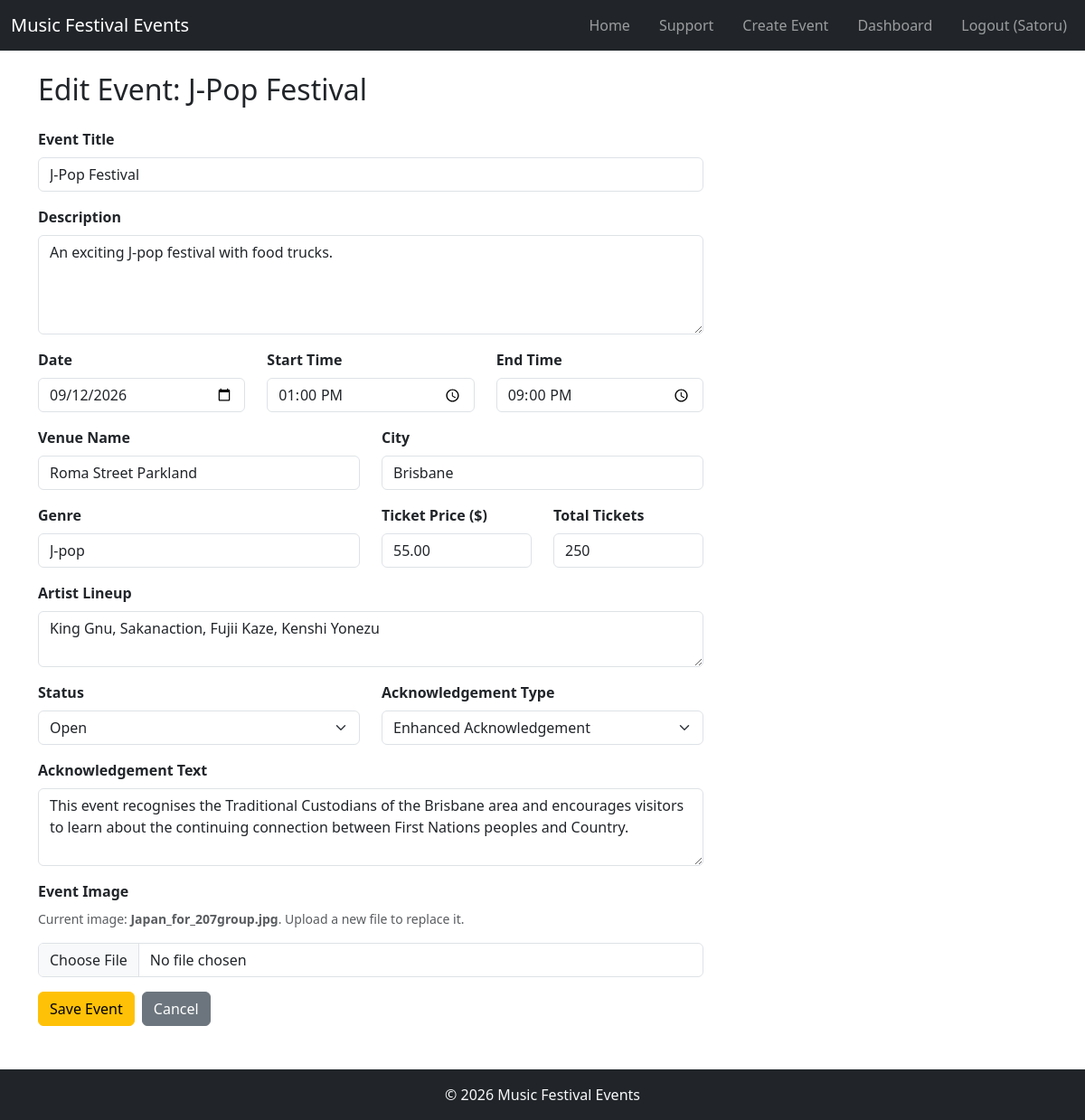
/event/3/edit (signed in), run on the app's committed database.
### website/models.py (models this page shows)
class User(db.Model, UserMixin):
    __tablename__ = 'users'
    id = db.Column(db.Integer, primary_key=True)
    first_name = db.Column(db.String(100), nullable=False)
    surname = db.Column(db.String(100), nullable=False)
    email = db.Column(db.String(100), unique=True, nullable=False)
    contact_number = db.Column(db.String(20), nullable=False)
    street_address = db.Column(db.String(255), nullable=False)
    password_hash = db.Column(db.String(255), nullable=False)
    my_events = db.relationship('Event', backref='creator', lazy=True)
    bookings = db.relationship('Booking', backref='user', lazy=True)
    comments = db.relationship('Comment', backref='user', lazy=True)

class Event(db.Model):
    __tablename__ = 'events'
    id = db.Column(db.Integer, primary_key=True)
    title = db.Column(db.String(150), nullable=False)
    description = db.Column(db.Text, nullable=False)
    date = db.Column(db.Date, nullable=False)
    start_time = db.Column(db.Time, nullable=False)
    end_time = db.Column(db.Time, nullable=False)
    venue_name = db.Column(db.String(150), nullable=False)
    city = db.Column(db.String(80), nullable=False)
    image = db.Column(db.String(255), nullable=False)
    genre = db.Column(db.String(50), nullable=False)
    artist_lineup = db.Column(db.Text, nullable=False)
    price = db.Column(db.Float, nullable=False)
    total_tickets = db.Column(db.Integer, nullable=False)
    available_tickets = db.Column(db.Integer, nullable=False)
    status = db.Column(db.String(20), nullable=False, default='Open')
    acknowledgement_type = db.Column(db.String(50), nullable=False, default='No Acknowledgement')
    acknowledgement_text = db.Column(db.Text, nullable=True)
    creator_id = db.Column(db.Integer, db.ForeignKey('users.id'), nullable=False)
    bookings = db.relationship('Booking', backref='event', lazy=True, cascade='all, delete-orphan')
    comments = db.relationship('Comment', backref='event', lazy=True, cascade='all, delete-orphan')

### website/views.py (the view, shortened to what this page needs)
@main_bp.route('/event/<int:event_id>/edit', methods=['GET', 'POST'])
@login_required
def edit_event(event_id):
    event = Event.query.get_or_404(event_id)
    if event.creator_id != current_user.id:
        abort(403)
    form = EventForm(obj=event)
    return render_template('event_edit.html', form=form, event=event)

### website/__init__.py (called while the page is built)
def create_app():
    app = Flask(__name__)
    app.debug = True
    app.secret_key = 'somesecretkey'
    app.config['SQLALCHEMY_DATABASE_URI'] = 'sqlite:///sitedata.sqlite'
    db.init_app(app)
    Bootstrap5(app)
    login_manager = LoginManager()
    login_manager.login_view = 'auth.login'
    login_manager.init_app(app)
    from .models import User
    @login_manager.user_loader
    def load_user(user_id):
        return db.session.scalar(db.select(User).where(User.id == user_id))
    from . import views
    app.register_blueprint(views.main_bp)
    from . import auth
    app.register_blueprint(auth.auth_bp)
    @app.errorhandler(404)
    def page_not_found(e):
        return render_template('404.html'), 404
    @app.errorhandler(500)
    def internal_error(e):
        return render_template('500.html'), 500
    return app

### website/templates/event_edit.html (shortened to what this page needs)
{% extends "base.html" %}
{% block content %}
<div class="container mt-4">
    <h2 class="mb-4">Edit Event: {{ event.title }}</h2>
    <form method="POST" enctype="multipart/form-data">
        <div class="row">
            <div class="col-md-8">
                <div class="mb-3">
                    {{ form.title.label(class="form-label fw-bold") }}
                    {{ form.title(class="form-control") }}
                </div>
                <div class="mb-3">
                    {{ form.description.label(class="form-label fw-bold") }}
                    {{ form.description(class="form-control", rows=4) }}
                </div>
                <div class="row">
                    <div class="col-md-4 mb-3">
                        {{ form.date.label(class="form-label fw-bold") }}
                        {{ form.date(class="form-control") }}
                    </div>
                    <div class="col-md-4 mb-3">
                        {{ form.start_time.label(class="form-label fw-bold") }}
                        {{ form.start_time(class="form-control") }}
                    </div>
                    <div class="col-md-4 mb-3">
                        {{ form.end_time.label(class="form-label fw-bold") }}
                        {{ form.end_time(class="form-control") }}
                    </div>
                </div>
                <div class="row">
                    <div class="col-md-6 mb-3">
                        {{ form.venue_name.label(class="form-label fw-bold") }}
                        {{ form.venue_name(class="form-control") }}
                    </div>
                    <div class="col-md-6 mb-3">
                        {{ form.city.label(class="form-label fw-bold") }}
                        {{ form.city(class="form-control") }}
                    </div>
                </div>
                <div class="row">
                    <div class="col-md-6 mb-3">
                        {{ form.genre.label(class="form-label fw-bold") }}
                        {{ form.genre(class="form-control") }}
                    </div>
                    <div class="col-md-3 mb-3">
                        {{ form.price.label(class="form-label fw-bold") }}
                        {{ form.price(class="form-control") }}
                    </div>
                    <div class="col-md-3 mb-3">
                        {{ form.total_tickets.label(class="form-label fw-bold") }}
                        {{ form.total_tickets(class="form-control") }}
                    </div>
                </div>
                <div class="mb-3">
                    {{ form.artist_lineup.label(class="form-label fw-bold") }}
                    {{ form.artist_lineup(class="form-control", rows=2) }}
                </div>
                <div class="row">
                    <div class="col-md-6 mb-3">
                        {{ form.status.label(class="form-label fw-bold") }}
                        {{ form.status(class="form-select") }}
                    </div>
                    <div class="col-md-6 mb-3">
                        {{ form.acknowledgement_type.label(class="form-label fw-bold") }}
                        {{ form.acknowledgement_type(class="form-select") }}
                    </div>
                </div>
                <div class="mb-3">
                    {{ form.acknowledgement_text.label(class="form-label fw-bold") }}
                    {{ form.acknowledgement_text(class="form-control", rows=3) }}
                </div>
                <div class="mb-3">
                    {{ form.image.label(class="form-label fw-bold") }}
                    <p class="text-muted small">Current image: <strong>{{ event.image }}</strong>. Upload a new file to replace it.</p>
                    {{ form.image(class="form-control") }}
                </div>
                <div class="d-flex gap-2">
                    {{ form.submit(class="btn btn-warning") }}
                    <a href="{{ url_for('main.event_detail', event_id=event.id) }}" class="btn btn-secondary">Cancel</a>
                </div>
            </div>
        </div>
    </form>
</div>
{% endblock %}

### website/templates/base.html (shortened to what this page needs)
<html>
<head>
    <link href="https://cdn.jsdelivr.net/npm/bootstrap@5.3.2/dist/css/bootstrap.min.css" rel="stylesheet"
>
</head>
<body>
    <header>
        <nav class="navbar navbar-expand-lg navbar-dark bg-dark">
            <div class="container-fluid">
                <a class="navbar-brand" href="{{ url_for('main.index') }}">
                    Music Festival Events
                </a>
                <div class="collapse navbar-collapse" id="navbarNav">
                    <ul class="navbar-nav ms-auto flex-row gap-3">
                        <li class="nav-item">
                            <a class="nav-link" href="{{ url_for('main.index') }}">Home</a>
                        </li>
                        <li class="nav-item">
                            <a class="nav-link" href="{{ url_for('main.support') }}">Support</a>
                        </li>
                        {% if current_user.is_authenticated %}
                        <li class="nav-item">
                            <a class="nav-link" href="{{ url_for('main.create_event') }}">Create Event</a>
                        </li>
                        <li class="nav-item">
                            <a class="nav-link" href="{{ url_for('main.dashboard') }}">Dashboard</a>
                        </li>
                        <li class="nav-item">
                            <a class="nav-link" href="{{ url_for('auth.logout') }}">
                                Logout ({{ current_user.first_name }})
                            </a>
                        </li>
                        {% endif %}
                    </ul>
                </div>
            </div>
        </nav>
    </header>
    {% block content %}{% endblock %}
    <footer class="bg-dark text-light text-center py-3 mt-5">
        <p class="mb-0">&copy; 2026 Music Festival Events</p>
    </footer>
</body>
</html>

### data on the page
User: first_name "Satoru"
Event: title "J-Pop Festival", description "An exciting J-pop festival with food trucks.", date "09/12/2026", start_time "13:00", end_time "21:00", venue_name "Roma Street Parkland", city "Brisbane", genre "J-pop", price "55.00", total_tickets "250", artist_lineup "King Gnu, Sakanaction, Fujii Kaze, Kenshi Yonezu", status "Open", acknowledgement_type "Enhanced Acknowledgement", acknowledgement_text "This event recognises the Traditional Custodians of the Brisbane area and encourages visitors to learn about the continuing connection between First Nations peoples and Country.", image "Japan_for_207group.jpg"
